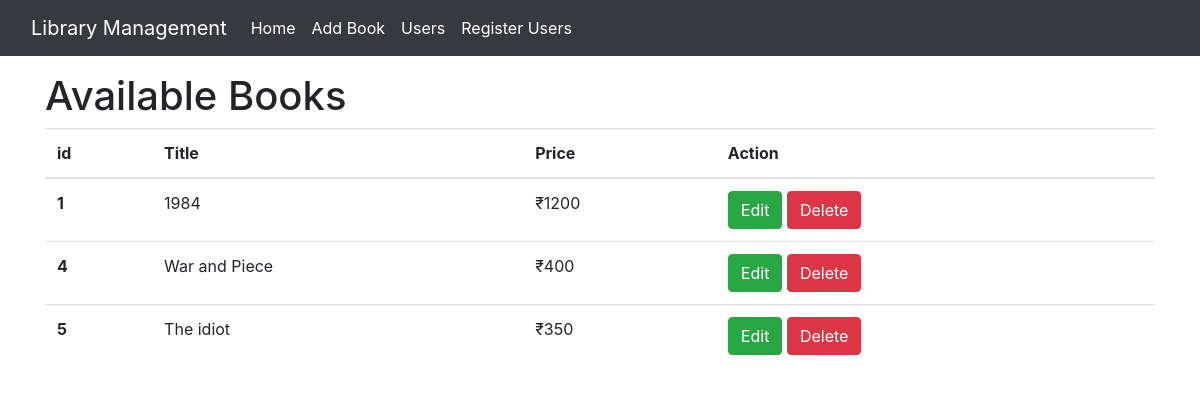
The page / on the database its author committed.
### lims_app/models.py (models this page shows, shortened)
class book(models.Model):
    title = models.CharField(max_length=50)
    price = models.IntegerField()
    description=models.CharField(max_length=1000,default="Description")
    is_available=models.BooleanField(default=True)

### lims_app/views.py (the view)
# urls.py: path('', views.index, name='index'),
def index(request):
    books=book.objects.all()
    return render(request, 'viewbook.html', {'books': books})

### templates/viewbook.html
{% extends "base.html" %} {% block content %}
<div class="container mt-3">
  <h1 class="mt-3">Available Books</h1>
  <div class="bd-example">
    <table class="table table-hover">
      <thead>
        <tr>
          <th scope="col">id</th>
          <th scope="col">Title</th>
          <th scope="col">Price</th>
          <th scope="col">Action</th>
        </tr>
      </thead>
      <tbody>
        {% for i in books %} {% if i.is_available %}
        <tr onclick="window.location.href='details?bookid={{i.id}}'">
          <th scope="row">{{forloop.counter}}</th>
          <td>{{i.title}}</td>
          <td>₹{{i.price}}</td>
          <td>
            <a href="editbook?bookid={{i.id}}" class="btn btn-success">Edit</a>
            <a href="deletebook?bookid={{i.id}}" class="btn btn-danger"
              >Delete</a
            >
          </td>
        </tr>
        {% endif %} {% endfor %}
      </tbody>
    </table>
  </div>
</div>
{% endblock %}

### templates/base.html (style rules this page uses)
body { padding-top: 56px; }

### rows shown on the page
book: title "1984", price "1200"
book: title "War and Piece", price "400"
book: title "The idiot", price "350"
